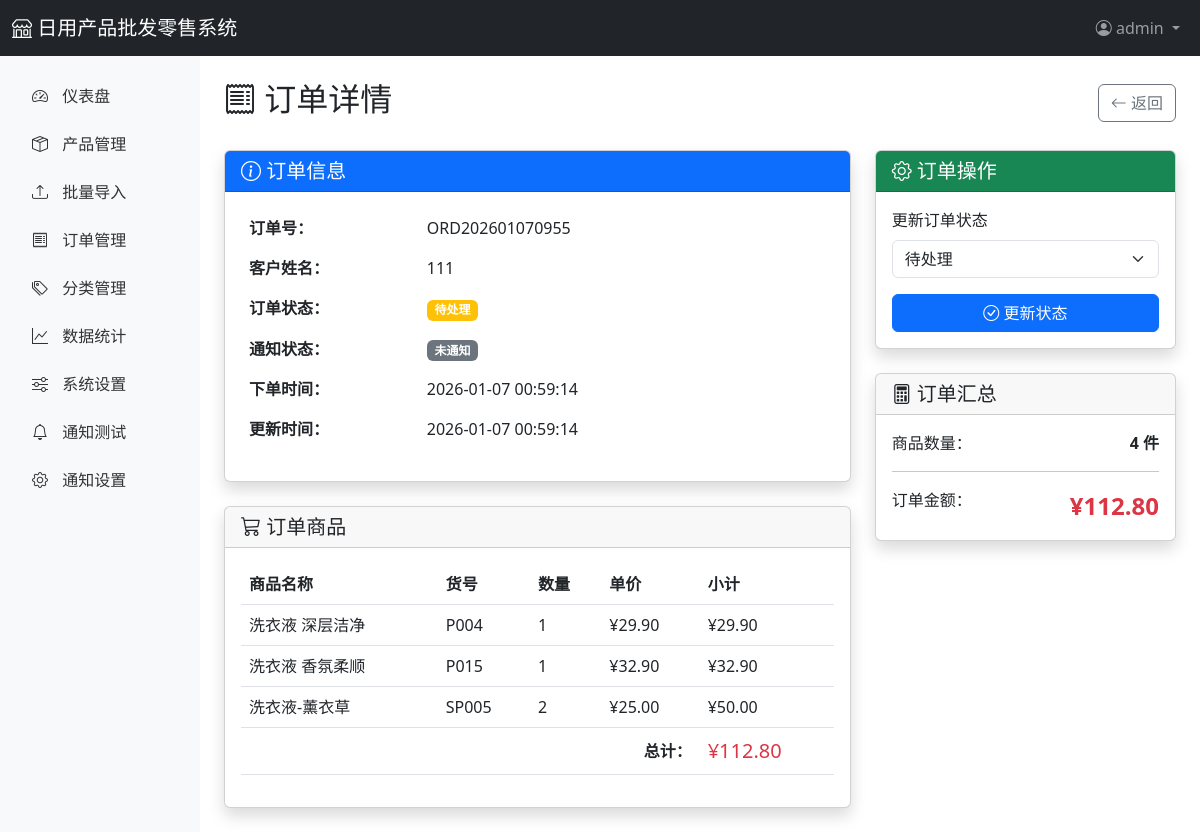
The app's page /admin/orders/214 (signed in) with its own data.
### app/models.py (models this page shows, shortened)
class User(UserMixin, db.Model):
    __tablename__ = 'users'
    id = db.Column(db.Integer, primary_key=True)
    username = db.Column(db.String(80), unique=True, nullable=False)
    email = db.Column(db.String(120), unique=True, nullable=False)
    password_hash = db.Column(db.String(255), nullable=False)
    role = db.Column(db.String(20), default='admin')  # admin, staff
    phone = db.Column(db.String(20))
    is_active = db.Column(db.Boolean, default=True)
    created_at = db.Column(db.DateTime, default=datetime.utcnow)
    updated_at = db.Column(db.DateTime, default=datetime.utcnow, onupdate=datetime.utcnow)
    orders = db.relationship('Order', backref='user', lazy='dynamic')

class Order(db.Model):
    __tablename__ = 'orders'
    id = db.Column(db.Integer, primary_key=True)
    order_no = db.Column(db.String(50), unique=True, nullable=False, index=True)  # 订单号
    customer_name = db.Column(db.String(100), nullable=False)
    customer_phone = db.Column(db.String(20))
    customer_email = db.Column(db.String(120))
    customer_address = db.Column(db.Text)
    total_amount = db.Column(db.Float, default=0)  # 总金额
    total_quantity = db.Column(db.Integer, default=0)  # 总数量
    status = db.Column(db.String(20), default='pending')  # pending, confirmed, shipped, completed, cancelled
    notes = db.Column(db.Text)  # 备注
    notified = db.Column(db.Boolean, default=False)  # 是否已通知
    created_at = db.Column(db.DateTime, default=datetime.utcnow)
    updated_at = db.Column(db.DateTime, default=datetime.utcnow, onupdate=datetime.utcnow)
    user_id = db.Column(db.Integer, db.ForeignKey('users.id'))
    items = db.relationship('OrderItem', backref='order', lazy='dynamic', cascade='all, delete-orphan')

class OrderItem(db.Model):
    __tablename__ = 'order_items'
    id = db.Column(db.Integer, primary_key=True)
    order_id = db.Column(db.Integer, db.ForeignKey('orders.id'), nullable=False)
    product_id = db.Column(db.Integer, db.ForeignKey('products.id'), nullable=False)
    product_name = db.Column(db.String(200))
    product_code = db.Column(db.String(50))
    quantity = db.Column(db.Integer, default=1)
    unit_price = db.Column(db.Float, default=0)
    subtotal = db.Column(db.Float, default=0)

### app/routes/admin.py (the view)
@admin_bp.route('/orders/<int:order_id>')
@login_required
def order_detail(order_id):
    order = Order.query.get_or_404(order_id)
    return render_template('admin/order_detail.html', order=order)

### app/templates/admin/order_detail.html (shortened to what this page needs)
{% extends "admin/base.html" %}
{% block content %}
<div class="d-flex justify-content-between align-items-center mb-4">
    <h2>
        <i class="bi bi-receipt"></i> 订单详情
    </h2>
    <a href="{{ url_for('admin.orders') }}" class="btn btn-outline-secondary">
        <i class="bi bi-arrow-left"></i> 返回
    </a>
</div>
<div class="row">
    <div class="col-lg-8">
        <div class="card shadow mb-4">
            <div class="card-header bg-primary text-white">
                <h5 class="mb-0"><i class="bi bi-info-circle"></i> 订单信息</h5>
            </div>
            <div class="card-body">
                <table class="table table-borderless">
                    <tr>
                        <td width="30%"><strong>订单号：</strong></td>
                        <td>{{ order.order_no }}</td>
                    </tr>
                    <tr>
                        <td><strong>客户姓名：</strong></td>
                        <td>{{ order.customer_name }}</td>
                    </tr>
                    <tr>
                        <td><strong>订单状态：</strong></td>
                        <td>
                            {% if order.status == 'pending' %}
                                <span class="badge bg-warning">待处理</span>
                            {% elif order.status == 'confirmed' %}
                                <span class="badge bg-info">已确认</span>
                            {% elif order.status == 'shipped' %}
                                <span class="badge bg-primary">已发货</span>
                            {% elif order.status == 'completed' %}
                                <span class="badge bg-success">已完成</span>
                            {% elif order.status == 'cancelled' %}
                                <span class="badge bg-danger">已取消</span>
                            {% endif %}
                        </td>
                    </tr>
                    <tr>
                        <td><strong>通知状态：</strong></td>
                        <td>
                            {% if order.notified %}
                                <span class="badge bg-success">已通知</span>
                            {% else %}
                                <span class="badge bg-secondary">未通知</span>
                            {% endif %}
                        </td>
                    </tr>
                    <tr>
                        <td><strong>下单时间：</strong></td>
                        <td>{{ order.created_at.strftime('%Y-%m-%d %H:%M:%S') }}</td>
                    </tr>
                    <tr>
                        <td><strong>更新时间：</strong></td>
                        <td>{{ order.updated_at.strftime('%Y-%m-%d %H:%M:%S') }}</td>
                    </tr>
                </table>
            </div>
        </div>
        <div class="card shadow">
            <div class="card-header">
                <h5 class="mb-0"><i class="bi bi-cart3"></i> 订单商品</h5>
            </div>
            <div class="card-body">
                <table class="table">
                    <thead>
                        <tr>
                            <th>商品名称</th>
                            <th>货号</th>
                            <th>数量</th>
                            <th>单价</th>
                            <th>小计</th>
                        </tr>
                    </thead>
                    <tbody>
                        {% for item in order.items %}
                        <tr>
                            <td>{{ item.product_name }}</td>
                            <td>{{ item.product_code }}</td>
                            <td>{{ item.quantity }}</td>
                            <td>¥{{ "%.2f"|format(item.unit_price) }}</td>
                            <td>¥{{ "%.2f"|format(item.subtotal) }}</td>
                        </tr>
                        {% endfor %}
                    </tbody>
                    <tfoot>
                        <tr>
                            <td colspan="4" class="text-end"><strong>总计：</strong></td>
                            <td class="text-danger fs-5">¥{{ "%.2f"|format(order.total_amount) }}</td>
                        </tr>
                    </tfoot>
                </table>
            </div>
        </div>
    </div>
    <div class="col-lg-4">
        <div class="card shadow">
            <div class="card-header bg-success text-white">
                <h5 class="mb-0"><i class="bi bi-gear"></i> 订单操作</h5>
            </div>
            <div class="card-body">
                <form method="POST" action="{{ url_for('admin.order_update_status', order_id=order.id) }}">
                    <div class="mb-3">
                        <label class="form-label">更新订单状态</label>
                        <select class="form-select" name="status">
                            <option value="pending" {% if order.status == 'pending' %}selected{% endif %}>待处理</option>
                        </select>
                    </div>
                    <button type="submit" class="btn btn-primary w-100">
                        <i class="bi bi-check-circle"></i> 更新状态
                    </button>
                </form>
            </div>
        </div>
        <div class="card shadow mt-4">
            <div class="card-header">
                <h5 class="mb-0"><i class="bi bi-calculator"></i> 订单汇总</h5>
            </div>
            <div class="card-body">
                <div class="d-flex justify-content-between mb-2">
                    <span>商品数量：</span>
                    <strong>{{ order.total_quantity }} 件</strong>
                </div>
                <hr>
                <div class="d-flex justify-content-between">
                    <span>订单金额：</span>
                    <strong class="text-danger fs-4">¥{{ "%.2f"|format(order.total_amount) }}</strong>
                </div>
            </div>
        </div>
    </div>
</div>
{% endblock %}

### app/templates/admin/base.html (shortened to what this page needs)
<!DOCTYPE html>
<html lang="zh-CN">
<head>
    <link href="https://cdn.jsdelivr.net/npm/bootstrap@5.3.0/dist/css/bootstrap.min.css" rel="stylesheet">
    <link href="https://cdn.jsdelivr.net/npm/bootstrap-icons@1.11.0/font/bootstrap-icons.css" rel="stylesheet">
</head>
<body>
    <nav class="navbar navbar-expand-lg navbar-dark bg-dark">
        <div class="container-fluid">
            <a class="navbar-brand" href="{{ url_for('main.index') }}">
                <i class="bi bi-shop"></i> 日用产品批发零售系统
            </a>
            <div class="navbar-nav ms-auto">
                <div class="nav-item dropdown">
                    <a class="nav-link dropdown-toggle" href="#" role="button" data-bs-toggle="dropdown">
                        <i class="bi bi-person-circle"></i> {{ current_user.username }}
                    </a>
                </div>
            </div>
        </div>
    </nav>
    <div class="container-fluid">
        <div class="row">
            <nav class="col-md-2 d-none d-md-block sidebar py-3">
                <ul class="nav flex-column">
                    <li class="nav-item">
                        <a class="nav-link {% if request.endpoint == 'admin.dashboard' %}active{% endif %}" href="{{ url_for('admin.dashboard') }}">
                            <i class="bi bi-speedometer2"></i> 仪表盘
                        </a>
                    </li>
                    <li class="nav-item">
                        <a class="nav-link {% if 'admin.product' in request.endpoint %}active{% endif %}" href="{{ url_for('admin.products') }}">
                            <i class="bi bi-box-seam"></i> 产品管理
                        </a>
                    </li>
                    <li class="nav-item">
                        <a class="nav-link {% if request.endpoint == 'admin.products_import' %}active{% endif %}" href="{{ url_for('admin.products_import') }}">
                            <i class="bi bi-upload"></i> 批量导入
                        </a>
                    </li>
                    <li class="nav-item">
                        <a class="nav-link {% if request.endpoint == 'admin.orders' %}active{% endif %}" href="{{ url_for('admin.orders') }}">
                            <i class="bi bi-receipt"></i> 订单管理
                        </a>
                    </li>
                    <li class="nav-item">
                        <a class="nav-link {% if request.endpoint == 'admin.categories' %}active{% endif %}" href="{{ url_for('admin.categories') }}">
                            <i class="bi bi-tags"></i> 分类管理
                        </a>
                    </li>
                    <li class="nav-item">
                        <a class="nav-link {% if request.endpoint == 'admin.statistics' %}active{% endif %}" href="{{ url_for('admin.statistics') }}">
                            <i class="bi bi-graph-up"></i> 数据统计
                        </a>
                    </li>
                    <li class="nav-item">
                        <a class="nav-link {% if request.endpoint == 'admin.settings' %}active{% endif %}" href="{{ url_for('admin.settings') }}">
                            <i class="bi bi-sliders"></i> 系统设置
                        </a>
                    </li>
                    <li class="nav-item">
                        <a class="nav-link {% if request.endpoint == 'admin.notification_test' %}active{% endif %}" href="{{ url_for('admin.notification_test') }}">
                            <i class="bi bi-bell"></i> 通知测试
                        </a>
                    </li>
                    <li class="nav-item">
                        <a class="nav-link {% if 'system' in request.endpoint %}active{% endif %}" href="{{ url_for('system.settings') }}">
                            <i class="bi bi-gear"></i> 通知设置
                        </a>
                    </li>
                </ul>
            </nav>
            <main class="col-md-10 ms-sm-auto col-lg-10 px-md-4 py-4">
                {% block content %}{% endblock %}
            </main>
        </div>
    </div>
</body>
</html>

### app/templates/admin/base.html (style rules this page uses)
.sidebar { min-height: calc(100vh - 56px); background-color: #f8f9fa; }
.sidebar .nav-link { color: #333; padding: 12px 20px; }
.sidebar .nav-link i { margin-right: 10px; }

### records on screen
User: username "admin"
Order: order_no "ORD202601070955", customer_name "111", created_at "2026-01-07 00:59:14", updated_at "2026-01-07 00:59:14", total_amount "112.80", status "待处理", total_quantity "4"
OrderItem: product_name "洗衣液 深层洁净", product_code "P004", quantity "1", unit_price "29.90", subtotal "29.90"
OrderItem: product_name "洗衣液 香氛柔顺", product_code "P015", quantity "1", unit_price "32.90", subtotal "32.90"
OrderItem: product_name "洗衣液-薰衣草", product_code "SP005", quantity "2", unit_price "25.00", subtotal "50.00"
